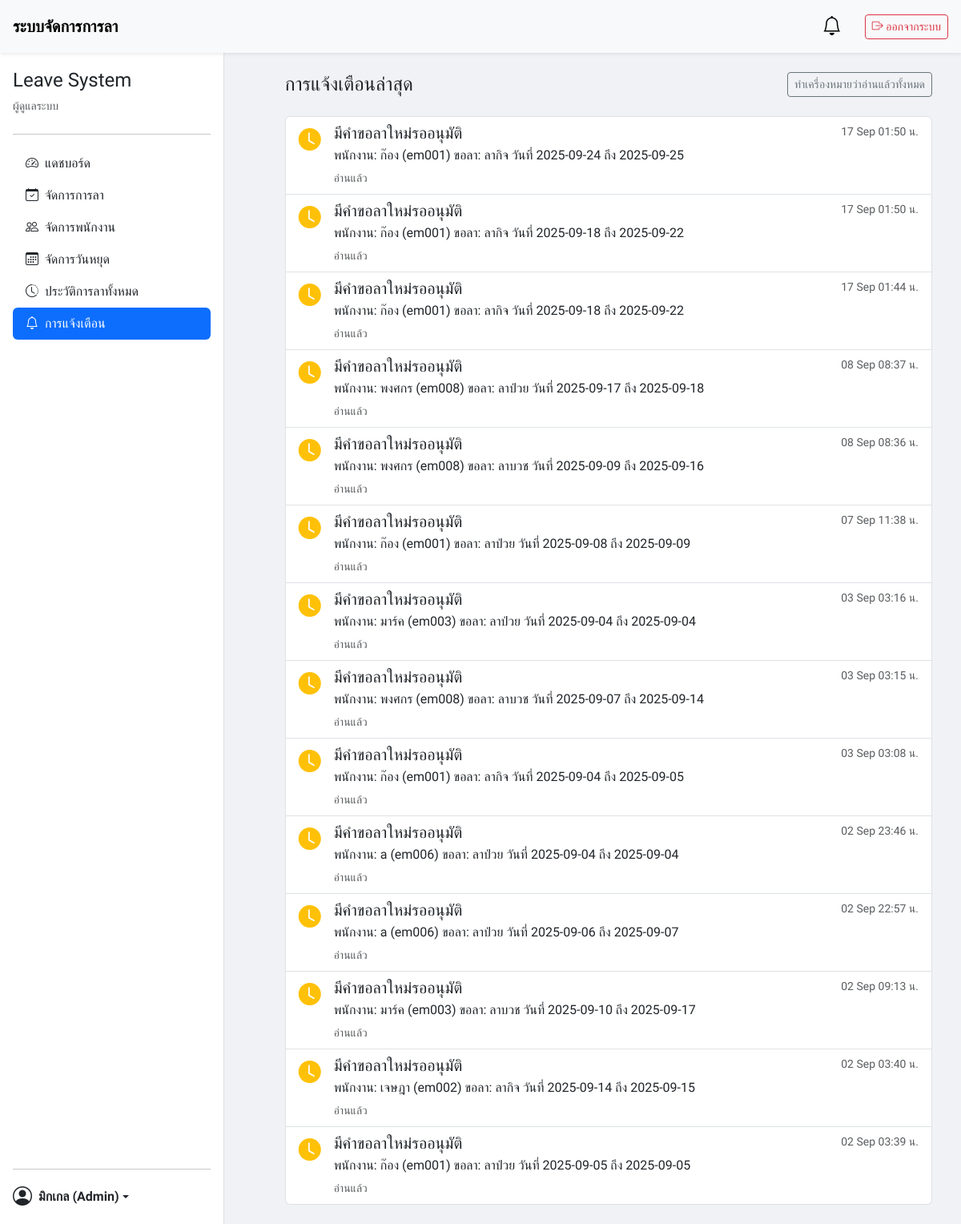
Screenshot of /admin/notifications.php (signed in) with the database file from the repository.
### tables this page shows
CREATE TABLE `notifications` (
  `id` int(11) NOT NULL,
  `emp_id` varchar(5) NOT NULL,
  `type` varchar(50) NOT NULL COMMENT 'approved, rejected, new_request, system, warning',
  `title` varchar(255) NOT NULL,
  `message` text NOT NULL,
  `is_read` tinyint(1) NOT NULL DEFAULT 0 COMMENT '0=unread, 1=read',
  `created_at` timestamp NOT NULL DEFAULT current_timestamp()
);

### admin/notifications.php (the view, shortened to what this page needs)
<?php
require_once '../includes/db.php';
$admin_id = $_SESSION['user_id'];
$stmt = $conn->prepare("SELECT * FROM notifications WHERE emp_id = ? ORDER BY created_at DESC");
$stmt->bind_param("s", $admin_id);
$stmt->execute();
$notifications = $stmt->get_result();
function getNotificationIcon($type) {
    switch ($type) {
        case 'new_request':return ['icon' => 'bi-clock-fill',                'color' => 'text-warning'];
    }
}
require_once '../includes/header.php';
require_once '../includes/sidebar_admin.php';
?>
<div class="main-content p-4">
    <div class="d-flex justify-content-between align-items-center mb-4">
        <h4 class="mb-0">
            การแจ้งเตือนล่าสุด
        </h4>
        <form method="post" action="notifications.php" class="m-0">
            <button type="submit" class="btn btn-sm btn-outline-secondary">
                ทำเครื่องหมายว่าอ่านแล้วทั้งหมด
            </button>
        </form>
    </div>
    <div class="list-group">
        <?php if ($notifications->num_rows > 0): ?>
            <?php while ($row = $notifications->fetch_assoc()):
                $icon = getNotificationIcon($row['type']);
            ?>
            <a href="notifications.php?action=open&id=<?= urlencode($row['id']) ?>"
               class="list-group-item list-group-item-action <?= ($row['is_read'] == 0) ? 'bg-light' : ''; ?>">
                <div class="d-flex w-100">
                    <div class="me-3 fs-3 <?= $icon['color']; ?>">
                        <i class="bi <?= $icon['icon']; ?>"></i>
                    </div>
                    <div class="flex-grow-1">
                        <div class="d-flex justify-content-between">
                            <h5 class="mb-1"><?= htmlspecialchars($row['title']); ?></h5>
                            <small class="text-muted"><?= date('d M H:i', strtotime($row['created_at'])); ?> น.</small>
                        </div>
                        <p class="mb-1"><?= htmlspecialchars($row['message']); ?></p>
                        <small class="<?= $row['is_read'] ? 'text-muted' : 'fw-bold text-danger' ?>">
                            <?= $row['is_read'] ? 'อ่านแล้ว' : 'ยังไม่ได้อ่าน' ?>
                        </small>
                    </div>
                </div>
            </a>
            <?php endwhile; ?>
        <?php endif; ?>
    </div>
</div>
<?php
require_once '../includes/footer.php';

### style.css (style rules this page uses)
:root { --navH: 70px; }
* { box-sizing: border-box; }
body { background-color: #f0f2f5; font-family: 'Sarabun', sans-serif; padding-top: var(--navH); }
.main-content { margin-left: 300px; padding: 20px; }

### rows the page displays
notifications: title "มีคำขอลาใหม่รออนุมัติ", created_at "17 Sep 01:50", message "พนักงาน: ก๊อง (em001) ขอลา: ลากิจ วันที่ 2025-09-24 ถึง 2025-09-25", is_read "อ่านแล้ว"
notifications: title "มีคำขอลาใหม่รออนุมัติ", created_at "17 Sep 01:50", message "พนักงาน: ก๊อง (em001) ขอลา: ลากิจ วันที่ 2025-09-18 ถึง 2025-09-22", is_read "อ่านแล้ว"
notifications: title "มีคำขอลาใหม่รออนุมัติ", created_at "17 Sep 01:44", message "พนักงาน: ก๊อง (em001) ขอลา: ลากิจ วันที่ 2025-09-18 ถึง 2025-09-22", is_read "อ่านแล้ว"
notifications: title "มีคำขอลาใหม่รออนุมัติ", created_at "08 Sep 08:37", message "พนักงาน: พงศกร (em008) ขอลา: ลาป่วย วันที่ 2025-09-17 ถึง 2025-09-18", is_read "อ่านแล้ว"
notifications: title "มีคำขอลาใหม่รออนุมัติ", created_at "08 Sep 08:36", message "พนักงาน: พงศกร (em008) ขอลา: ลาบวช วันที่ 2025-09-09 ถึง 2025-09-16", is_read "อ่านแล้ว"
notifications: title "มีคำขอลาใหม่รออนุมัติ", created_at "07 Sep 11:38", message "พนักงาน: ก๊อง (em001) ขอลา: ลาป่วย วันที่ 2025-09-08 ถึง 2025-09-09", is_read "อ่านแล้ว"
notifications: title "มีคำขอลาใหม่รออนุมัติ", created_at "03 Sep 03:16", message "พนักงาน: มาร์ค (em003) ขอลา: ลาป่วย วันที่ 2025-09-04 ถึง 2025-09-04", is_read "อ่านแล้ว"
notifications: title "มีคำขอลาใหม่รออนุมัติ", created_at "03 Sep 03:15", message "พนักงาน: พงศกร (em008) ขอลา: ลาบวช วันที่ 2025-09-07 ถึง 2025-09-14", is_read "อ่านแล้ว"
notifications: title "มีคำขอลาใหม่รออนุมัติ", created_at "03 Sep 03:08", message "พนักงาน: ก๊อง (em001) ขอลา: ลากิจ วันที่ 2025-09-04 ถึง 2025-09-05", is_read "อ่านแล้ว"
notifications: title "มีคำขอลาใหม่รออนุมัติ", created_at "02 Sep 23:46", message "พนักงาน: a (em006) ขอลา: ลาป่วย วันที่ 2025-09-04 ถึง 2025-09-04", is_read "อ่านแล้ว"
notifications: title "มีคำขอลาใหม่รออนุมัติ", created_at "02 Sep 22:57", message "พนักงาน: a (em006) ขอลา: ลาป่วย วันที่ 2025-09-06 ถึง 2025-09-07", is_read "อ่านแล้ว"
notifications: title "มีคำขอลาใหม่รออนุมัติ", created_at "02 Sep 09:13", message "พนักงาน: มาร์ค (em003) ขอลา: ลาบวช วันที่ 2025-09-10 ถึง 2025-09-17", is_read "อ่านแล้ว"
notifications: title "มีคำขอลาใหม่รออนุมัติ", created_at "02 Sep 03:40", message "พนักงาน: เจษฎา (em002) ขอลา: ลากิจ วันที่ 2025-09-14 ถึง 2025-09-15", is_read "อ่านแล้ว"
notifications: title "มีคำขอลาใหม่รออนุมัติ", created_at "02 Sep 03:39", message "พนักงาน: ก๊อง (em001) ขอลา: ลาป่วย วันที่ 2025-09-05 ถึง 2025-09-05", is_read "อ่านแล้ว"

### other values shown
$_SESSION['user_name'] "มิกเกล"
